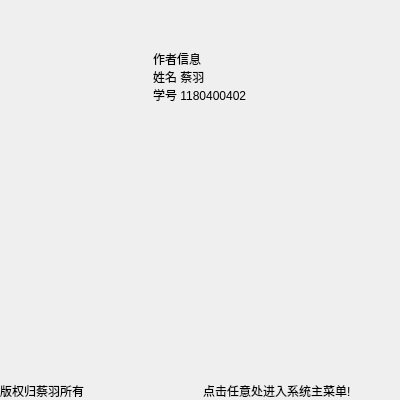
<?xml version="1.0" encoding="UTF-8"?>
<ui version="4.0">
 <class>Widget</class>
 <widget class="QWidget" name="Widget">
  <property name="geometry">
   <rect>
    <x>0</x>
    <y>0</y>
    <width>400</width>
    <height>400</height>
   </rect>
  </property>
  <property name="windowTitle">
   <string>Widget</string>
  </property>
  <property name="styleSheet">
   <string notr="true">QWidget#Widget {
border-image: url(:/welcome.png);
}</string>
  </property>
  <layout class="QVBoxLayout" name="verticalLayout">
   <property name="spacing">
    <number>5</number>
   </property>
   <property name="leftMargin">
    <number>0</number>
   </property>
   <property name="topMargin">
    <number>50</number>
   </property>
   <property name="rightMargin">
    <number>0</number>
   </property>
   <property name="bottomMargin">
    <number>0</number>
   </property>
   <item>
    <layout class="QHBoxLayout" name="horizontalLayout">
     <property name="spacing">
      <number>5</number>
     </property>
     <property name="topMargin">
      <number>0</number>
     </property>
     <item>
      <spacer name="horizontalSpacer">
       <property name="orientation">
        <enum>Qt::Horizontal</enum>
       </property>
       <property name="sizeHint" stdset="0">
        <size>
         <width>40</width>
         <height>20</height>
        </size>
       </property>
      </spacer>
     </item>
     <item>
      <widget class="QLabel" name="author">
       <property name="text">
        <string>作者信息
姓名 蔡羽
学号 1180400402</string>
       </property>
       <property name="wordWrap">
        <bool>false</bool>
       </property>
       <property name="openExternalLinks">
        <bool>false</bool>
       </property>
      </widget>
     </item>
     <item>
      <spacer name="horizontalSpacer_2">
       <property name="orientation">
        <enum>Qt::Horizontal</enum>
       </property>
       <property name="sizeHint" stdset="0">
        <size>
         <width>40</width>
         <height>20</height>
        </size>
       </property>
      </spacer>
     </item>
    </layout>
   </item>
   <item>
    <spacer name="verticalSpacer">
     <property name="orientation">
      <enum>Qt::Vertical</enum>
     </property>
     <property name="sizeHint" stdset="0">
      <size>
       <width>20</width>
       <height>293</height>
      </size>
     </property>
    </spacer>
   </item>
   <item>
    <layout class="QHBoxLayout" name="horizontalLayout_2">
     <property name="spacing">
      <number>5</number>
     </property>
     <item>
      <widget class="QLabel" name="copyright">
       <property name="text">
        <string>版权归蔡羽所有</string>
       </property>
      </widget>
     </item>
     <item>
      <widget class="QLabel" name="label">
       <property name="text">
        <string>点击任意处进入系统主菜单!</string>
       </property>
      </widget>
     </item>
    </layout>
   </item>
  </layout>
 </widget>
 <layoutdefault spacing="6" margin="11"/>
 <resources/>
 <connections/>
</ui>
